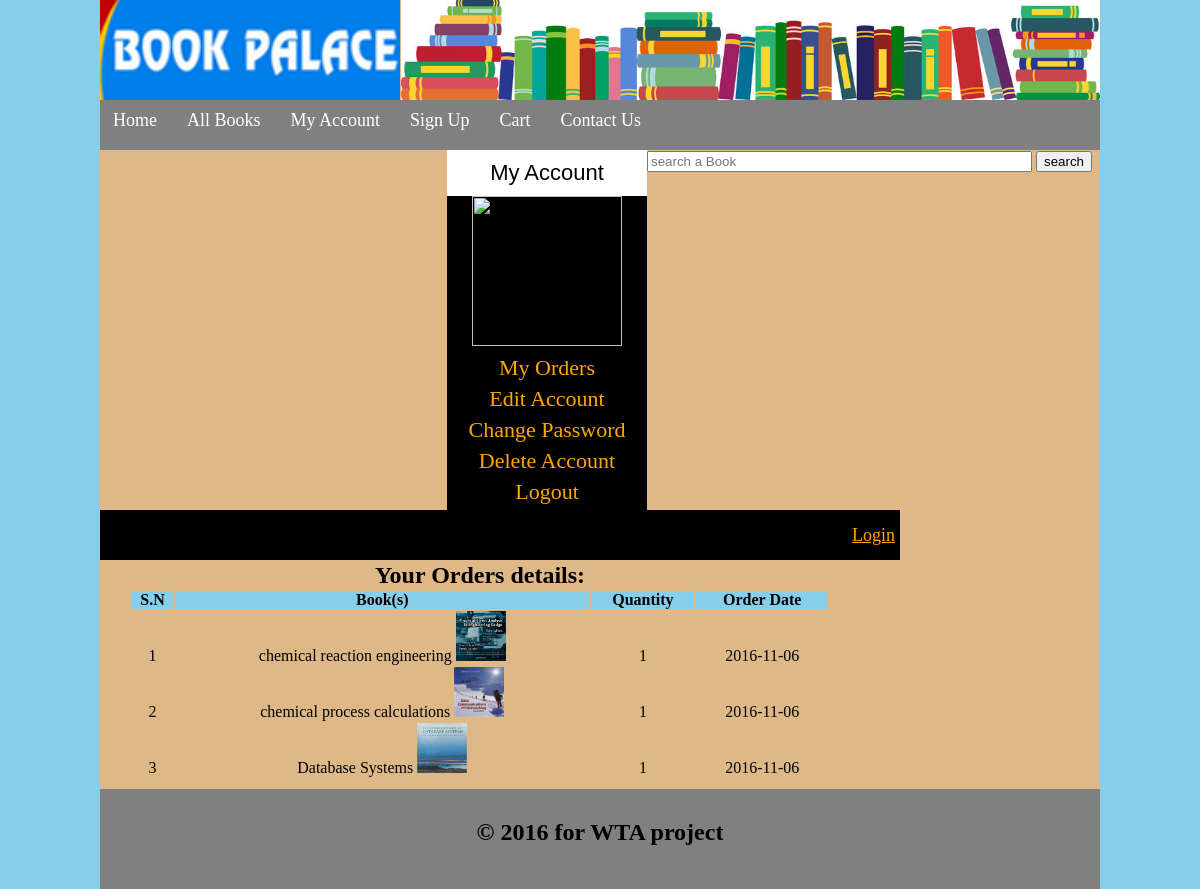
Screenshot of /customer/my_account.php?my_orders with the database file from the repository.
### tables this page shows
CREATE TABLE `orders` (
  `order_id` int(100) NOT NULL,
  `b_id` int(100) NOT NULL,
  `qty` int(100) NOT NULL,
  `order_date` date NOT NULL,
  `c_id` int(100) NOT NULL
);

CREATE TABLE `books` (
  `book_id` int(100) NOT NULL,
  `book_cat` varchar(100) NOT NULL,
  `book_title` varchar(255) NOT NULL,
  `book_price` int(100) NOT NULL,
  `book_desc` text NOT NULL,
  `book_image` text NOT NULL,
  `book_keywords` text NOT NULL
);

### customer/my_orders.php (the view, shortened to what this page needs)
<table width="700" align="center" bgcolor="Burlywood">
	<tr align="center">
		<td colspan="6"><h2>Your Orders details:</h2></td>
	</tr>
	<tr align="center" bgcolor="skyblue">
		<th>S.N</th>
		<th>Book(s)</th>
		<th>Quantity</th>
		<th>Order Date</th>
	</tr>
	<?php
	include("includes/db.php");
	$get_order = "select * from orders";
	$run_order = mysqli_query($con, $get_order);
	$i = 0;
	while ($row_order=mysqli_fetch_array($run_order)){
		$qty = $row_order['qty'];
		$book_id = $row_order['b_id'];
		$order_date = $row_order['order_date'];
		$i++;
		$get_book = "select * from books where book_id='$book_id'";
		$run_book = mysqli_query($con, $get_book);
		$row_book=mysqli_fetch_array($run_book);
		$book_image = $row_book['book_image'];
		$book_title = $row_book['book_title'];
	?>
	<tr align="center">
		<td><?php echo $i;?></td>
		<td>
		<?php echo $book_title;?>
		<img src="../admin_area/book_images/<?php echo $book_image;?>" width="50" height="50" />
		</td>
		<td><?php echo $qty;?></td>
		<td><?php echo $order_date;?></td>
	</tr>
	<?php } ?>
</table>

### customer/styles/style.css (style rules this page uses)
html, body, div, span, applet, object, iframe, h1, h2, h3, h4, h5, h6, p, blockquote, pre, a, abbr, acronym, address, big, cite, code, del, dfn, em, img, ins, kbd, q, s, samp, small, strike, strong, sub, sup, tt, var, b, u, i, center, dl, dt, dd, ol, ul, li, fieldset, form, label, legend, table, caption, tbody, tfoot, thead, tr, th, td, article, aside, canvas, details, embed, figure, figcaption, footer, header, hgroup, menu, nav, output, ruby, section, summary, time, mark, audio, video { margin: 0; padding: 0; border: 0; vertical-align: baseline; }
body { background:skyblue; }

### rows the page displays
orders: books.book_title "chemical reaction engineering", books.book_image (picture), qty "1", order_date "2016-11-06"
orders: books.book_title "chemical process calculations", books.book_image (picture), qty "1", order_date "2016-11-06"
orders: books.book_title "Database Systems", books.book_image (picture), qty "1", order_date "2016-11-06"
